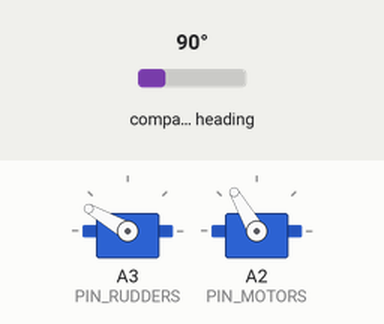
Recording of a sketch running on a simulated Arduino Uno, built with avr-gcc and run on an emulated ATmega328P. Shown: 2 × servo. Inputs (shaded band) come from the test bench; at power-on: compass heading 90°.

Above: at 7.2 s.
7.3 s: compass heading set to 77°
8.8 s: compass heading set to 66°
At 10.0 s:
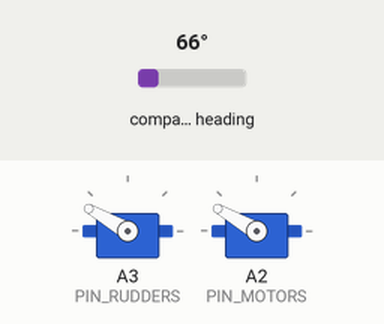
10.3 s: compass heading set to 7°
At 11.4 s:
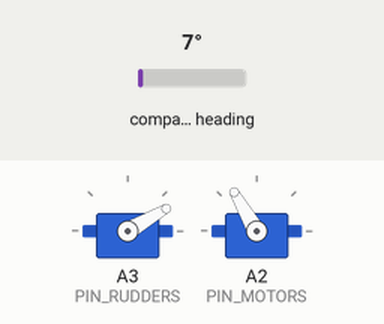
11.9 s: compass heading set to 15°
13.4 s: compass heading set to 19°
At 13.9 s:
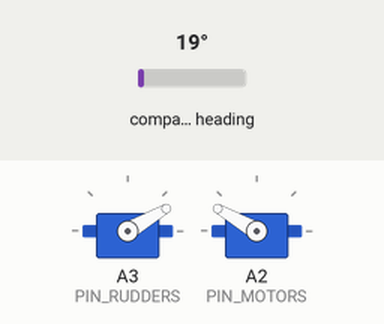
Timing chart, 0 to 16.4 s (numbered marks = the images above; inputs shaded):
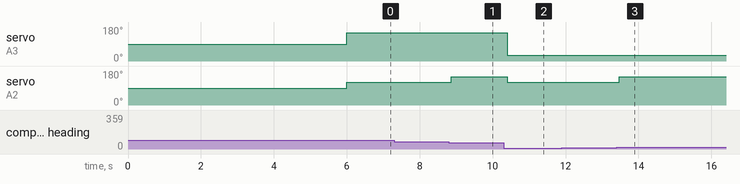

Measured:
- the behaviour switches between 71 and 70° on compass heading (found by bisection; images 0 and 1)
- the behaviour switches between 16 and 17° on compass heading (found by bisection; images 2 and 3)
- after the input at 7.3 s, every drawn part: stays the same
- after the input at 8.8 s, servo on A2 (PIN_MOTORS): 120° → 150° after 0.07 s
- after the input at 10.3 s, servo on A3 (PIN_RUDDERS): 150° → 30° after 0.10 s; servo on A2 (PIN_MOTORS): 150° → 120° after 0.10 s
- after the input at 11.9 s, every drawn part: stays the same
- after the input at 13.4 s, servo on A2 (PIN_MOTORS): 120° → 150° after 0.07 s

The sketch:

src.ino
```cpp
// (licence header left out)
#include <Arduino.h>
#include <avr/sleep.h>
#include <Wire.h>
#include <Servo.h>
#include "Adafruit_Sensor.h"
#include "Adafruit_HMC5883_U.h"

/* Uncomment this to enable print out - WILL DISRUPT COMMS WITH PI */
//#define DEBUG_PRINT

#define MAX_SERIALIN 9  /* The max number of chars that can be read in from the pi*/

#define PIN_MOTORS A2   /* Pin the motors are attached to */
#define PIN_RUDDERS A3  /* Pin the rudders are attached to */

/* PID constants for Heading */
#define KU 1 //TODO must experiment and change
#define TU 1 //TODO must experiment and change
#define KP 2//(0.6*KU)      //Ziegler–Nichols method
#define KI 0 //(1.2*KU/TU)  //Ziegler–Nichols method
#define KD 0 //(3*KU*TU/40) //Ziegler–Nichols method

int headDesired; /* in degrees, min 0, max 359 */
int headCurrent; /* in degrees, min 0, max 359 */
int prevHeadErr;
int headInteg;
int headBias;

int fullSpeed;
int halfSpeed;
float speedFrac = 1; /* Where 1 indicates max speed, 0 stationary */

/**
 * This is a number >= 0 and < 360. When the boat is oriented so the compass
 * is reading 0, the offset should be what bearing the boat is actually facing
 * along according to a calibrated compass.
 */
int compassOffset = 0;

unsigned long timePrev;

/* ***********************FUNCTIONS************************************** */

/** Wrap angle to be between 0 and 359 */
int wrapHeading(int angle){
  while(angle < 0){
    angle += 360;
  }
  angle = angle % 360;
  return angle;
}

/**
 * Return the angle between the two given headings (in degrees). The angle
 * will always be less than or equal to 180 degrees, and greater than or
 * equal to -180 degrees. Angle will be negative when the second heading is
 * anticlockwise from the first, and positive when clockwise from the first,
 * e.g.:
 *
 *  1st     2nd
 *  \      /
 *   \    /
 *    \__/
 *     \/ <- angle will be +ve

 *  2nd     1st
 *  \      /
 *   \    /
 *    \__/
 *     \/ <- angle will be -ve
 */
int headDiff(int head1, int head2){
  /* Angle is dependant on which quadrant the two headings lie. */
  int angle1 = (head2-360)-head1;
  int angle2 = head2-head1;
  int angle3 = (360-head1)+head2;

  if(abs(angle1)<=abs(angle2) && abs(angle1)<=abs(angle3)){
    return angle1;
  }
  else if (abs(angle2)<=abs(angle1) && abs(angle2) <=abs(angle3)){
    return angle2;
  }
  else if (abs(angle3)<=abs(angle1) && abs(angle3)<=abs(angle2)){
    return angle3;
  }
  else{
    #ifdef DEBUG_PRINT
    Serial.print("This should be impossible, what did you do?!");
    #endif
    return 0;
  }
}

/**
 * When theres incoming serial, do this after current itteration of loop().
 * Reads the incoming serial and interperates the message.
 * This Recognises four commands:
 *
 * c - send the current heading
 * e - shut down
 * h(xxx) - replace the desired heading with the new heading xxx
 * o(xxx) - replace the compass offset with the new offset xxx
 *
 * This sends the following commands:
 *
 * e - signals the shutdown command was registered
 *
 * This code was adapted from
 * https://github.com/abersailbot/dewi-arduino/blob/master/src/dewi.ino
 */
void serialEvent(){

  char nextLine[MAX_SERIALIN+1];
  readSerialLine(nextLine, MAX_SERIALIN);
  int temp;

  switch (nextLine[0]) {

  /* Send current heading */
  case 'c':
    Serial.print("c("); Serial.print(headCurrent);Serial.println(")");
    break;

  /* Update the desiredHeading */
  case 'h':
    temp = getNumber(nextLine);
    if(temp >= 360 || temp < 0){
     // Serial.println("x"); /* Send error message to Pi */
    }else{
    headDesired = temp;
    }
    break;

  /* End everything, shutdown */
  case 'e':
    stopMotors();
    stopRudders();
    delay(100);
    Serial.println('e');
    delay(100); // to allow time for serial to print
    cli();
    sleep_enable();
    sleep_cpu();
    break;

  /* Set compass offset */
  case 'o':
    temp =  getNumber(nextLine);
    if(temp >= 360 || temp < 0){
     // Serial.println("x");/* Send error message to Pi */
    }else{
    compassOffset = temp;
    }
    break;

  /* Unrecognised Command */
  //default:
   // Serial.println("x");

  }

  #ifdef DEBUG_PRINT
  Serial.print("Current Command:"); Serial.println(nextLine);
  #endif
}

/* ***********************MAIN CODE************************************** */
void setup() {

  Serial.begin(9600);
  delay(1000); /* So code doesn't run when reprogramming */

  initCompass();
  initRudder(PIN_RUDDERS);
  initMotor(PIN_MOTORS);

  timePrev = millis();

  headDesired = 90;
  prevHeadErr = 0;
  headInteg = 0;
  headBias = 0;

  fullSpeed =  150;// int(speedFrac * getMaxSpeed());
  halfSpeed = 120;// int(speedFrac *(getMaxSpeed()/2));
}

void loop(){
  #ifdef DEBUG_PRINT
  Serial.println("loop");
  #endif

  /* Refresh values */
  headCurrent = getCompass() - compassOffset;
  headCurrent = wrapHeading(headCurrent);

  unsigned long timeNow = millis();
  int timePassed = timeNow - timePrev;

  #ifdef DEBUG_PRINT
  //Serial.print("time since: "); Serial.println(timePassed);
  Serial.print("d_h: ");Serial.print(headDesired);
  Serial.print("| a_h: "); Serial.print(headCurrent);
  #endif

  if(timePassed > 0){/* Handles wrap of timeNow */

    /* PID for Heading */
    int headError = headDiff(headCurrent, headDesired);
    headInteg = headInteg + (headError * (timePassed/1000.));
    headInteg = constrain(headInteg, -10, 10); //note, do not call functions in constrain, will break! (read docs)
    int headDeriv = (headError - prevHeadErr)/(timePassed/1000.);
    int rudderAngle = KP*headError + KI*headInteg + KD*headDeriv ;
    int maxAng =getHardRight();
    int minAng =getHardLeft();
    rudderAngle = constrain(rudderAngle, minAng, maxAng);

    /* Speed */
    int motorSpeed;
    if(abs(headError) < 45){
      motorSpeed = fullSpeed;
    }else{ /* Turn a tight corner at half speed to decrease turning circle */
      motorSpeed = halfSpeed;
    }
    //motorSpeed = constrain(motorSpeed, getMinSpeed() , getMaxSpeed());

    /* Set speed and rudders */
    setRudders(rudderAngle);
    setMotors(motorSpeed);


    #ifdef DEBUG_PRINT
    Serial.print("| set_rudders: "); Serial.print(rudderAngle);
    Serial.print("| set_speed: "); Serial.println(motorSpeed);
    #endif

    /* Update values for next iteration */
    prevHeadErr = headError;
  }
  timePrev = timeNow;
  delay(100); //note, any delay inside this loop will delay reading of next values
}
```

serial_comms.ino
```cpp
// (licence header left out)
/** Return the number in the given char array as an int */
int getNumber(char* nextLine){
  int number;
  if(nextLine[3] == ')'){
    /* If in the format h(5) */
    number = nextLine[2]-'0';
  }
  else if(nextLine[4] == ')'){
    /* If in format h(56) */
    number = ((nextLine[2]-'0')*10) + (nextLine[3]-'0');
  }
  else{
    /* If in format h(256) */
    number = ((nextLine[2]-'0')*100) + ((nextLine[3]-'0')*10) + (nextLine[4]-'0');
  }
  return number;
}

/**
 * Read in next line of serial (up to a newline or carriage return) one
 * char at a time, and save them to thisLine.
 *
 * @param thisLine where read in command will be stored
 */
void readSerialLine(char* thisLine, int MAX_SERIAL_IN){//builds on functions in abersailbot/dewi-arduino
  int available = Serial.available();
  int index;
  for(index = 0; index < available; index++){
    if(index >= MAX_SERIAL_IN){
      break;
    }
    else{
      char c = Serial.read();
      if(c == '\n' || c == '\r'){
        thisLine[index] = '\0';
        break;
      }
      else{
        thisLine[index] = c;
      }
    }
  }
  thisLine[index] = '\0';
}
```

compass_driver.ino
```cpp
// (licence header left out)
/* Assign a unique ID to this sensor at the same time */
Adafruit_HMC5883_Unified mag = Adafruit_HMC5883_Unified(12345);

/**
 * Initialize compass. This is adapted from the examples given in the
 * HMC5883L library.
 */
void initCompass(){
#ifdef DEBUG_PRINT
  Serial.println("HMC5883 Magnetometer Test");
  Serial.println("");
#endif

  /* Initialise the sensor */
  if(!mag.begin())
  {
    /* There was a problem detecting the HMC5883 ... check your connections */
#ifdef DEBUG_PRINT
    Serial.println("Ooops, no HMC5883 detected ... Check your wiring!");
    while(1) Serial.println("oh no!");
#endif
  }
}

/**
 * Request value from compass. This is adapted from the examples given in the
 * HMC5883L library.
 *
 * @return current compass heading as int
 */
int getCompass(){
  /* Get a new sensor event */
  sensors_event_t event;
  mag.getEvent(&event);

  float heading = atan2(event.magnetic.y, event.magnetic.x);

  // Once you have your heading, you must then add your 'Declination Angle',
  // which is the 'Error' of the magnetic field in your location.
  // Find yours here: http://www.magnetic-declination.com/
  // Mine is: -13* 2' W, which is ~13 Degrees, or (which we need) 0.22 radians
  // If you cannot find your Declination, comment out these two lines,
  //your compass will be slightly off.
  float declinationAngle = 0.035;
  heading += declinationAngle;

  // Correct for when signs are reversed.
  if(heading < 0)
    heading += 2*PI;

  // Check for wrap due to addition of declination.
  if(heading > 2*PI)
    heading -= 2*PI;

  // Convert radians to degrees for readability.
  float headingDegrees = heading * 180/M_PI;

  /* Adjust heading to show give heading */
  if( headingDegrees >= (330)){
    headingDegrees = headingDegrees -360;
  }

  headingDegrees = ((9.2583518*pow(10, -8)) * pow(headingDegrees, 4))
                    - (0.000064623 *pow(headingDegrees, 3))
                    + (0.0112157562*pow(headingDegrees, 2))
                    + (1.0274992414*headingDegrees) + 23.89831;

  return int(headingDegrees);
}
```

motor_driver.ino
```cpp
// (licence header left out)
#define DEGREE_ARM 90   /* The raw value that arms the motors */
#define DEGREE_MAX 180  /* The max raw value that can be sent to motors */
#define DEGREE_STOP 90  /* The raw value that stops the motors */
#define DEGREE_MIN 0    /* The min raw value that can be sent to motors */

#define SPEED_MAX 4
Servo esc; // Name copied from Aled Davies' code

/** Convert from degrees to m/s */
int degToMPS(int degree){
  //TODO this assumes liniar corelation, check!
  int speed = (degree/float(DEGREE_MAX))*SPEED_MAX;
  return speed;
}

/** Convert from m/s to degrees */
int mpsToDeg(int speed){//TODO speed needs to be a float!
  //TODO this assumes liniar corelation, check!
  int deg = int((speed/SPEED_MAX)* DEGREE_MAX);
  return deg;
}

/** Initialize motors */
void initMotor(int pin){
  esc.attach(pin);
  esc.write(DEGREE_ARM);
  delay(5000);
}

/**
 * Take speed in m/s and driver motors at this
 * speed.
 */
void setMotors(int speed){ //TODO speed needs to be a float!
  //int degrees = mpsToDeg(speed);
  esc.write(speed); //degrees);
}

/** Stop the motors. */
void stopMotors(){
  esc.write(DEGREE_STOP);
}

/** Return the maximum speed the motors can go forward in m/s */
int getMaxSpeed(){ //TODO this should be a float
  return degToMPS(DEGREE_MAX);
}

/** Return the maximum speed the motors can go backward in m/s */
int getMinSpeed(){ //TODO this should be a float
  return degToMPS(DEGREE_MIN);
}
```

rudder_driver.ino
```cpp
// (licence header left out)
#define MAX_VALUE 150   /* The max raw value that can be sent to rudders */
#define MIN_VALUE 30    /* The min raw value that can be sent to rudders */
#define CENTER_VALUE 90 /* The raw value that sets the rudders to go straight */

Servo rudder;

/** Initialize servos by attaching to pin, and set them to point dead ahead */
void initRudder(int pin){
  rudder.attach(pin);
  rudder.write(CENTER_VALUE);
}

/**
 * Covert from what the main code expects (angle of rudder in degrees) to raw
 * rudder values
 */
int degToRaw(int angle){
  return 180-(angle+90);
}

/**
 * Covert from raw rudder values to what the main code expects (angle of
 * rudder in degrees)
 */
int rawToDeg(int value){
  return (180-value)-90;
}

/**
 * Corresponds to the angle you want the rudders set at,
 * with 0 setting the boat to go straight forward, -90 should turn the
 * rudders fully to the left, and 90 should turn the rudders fully to
 * the right.
 *
 * With this boat, the rudders will turn to a max of ~45 degrees in either
 * direction, not 90 degrees.
 *
 *   _      _      _
 *  / \    / \    / \
 * /   \  /   \  /   \
 * |   |  |   |  |   |
 * |   |  |   |  |   |
 * |___|  |___|  |___|
 *   /      |      \
 *  Left  Center Right
 *  (-30)  (0)    (30)
 */
void setRudders(int angle){
  int raw = degToRaw(angle);
  rudder.write(raw);
}

/**
 * Center the rudders and detach them.
 * This should only be used at the end of the program!
 */
void stopRudders(){
  rudder.write(CENTER_VALUE);
  rudder.detach();
}

/* Return the lowest (left most) angle that the rudders can be set at */
int getHardLeft(){
  return rawToDeg(MAX_VALUE);
}

/* Return the highest (right most) angle that the rudders can be set at */
int getHardRight(){
  return rawToDeg(MIN_VALUE);
}
```
